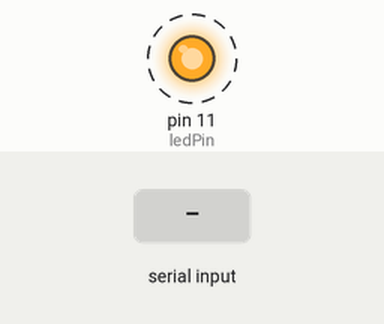
Bench run of a sketch on a simulated Arduino Uno, built with avr-gcc and run on an emulated ATmega328P. On the bench: output pins drawn as LEDs (lit = HIGH). Dashed ring = blinking. The test bench sets the inputs (shaded band). What the sketch prints to the serial monitor is not drawn.

Above: at 1.2 s.
1.3 s: "1\n" received over Serial
Timing chart, 0 to 10.3 s (numbered marks = the images above; inputs shaded):
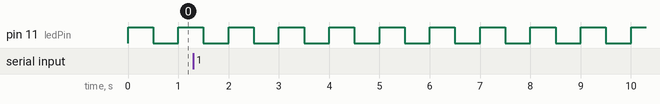

The sketch:

serial_test.ino
```cpp
// (licence header left out)
// Sample Arduino sketch for use with usb-serial-for-android.
// Prints an ever-increasing counter, and writes back anything
// it receives.

const int ledPin = 11;
static int counter = 0;
void setup() {
  Serial.begin(115200);
  pinMode(ledPin, OUTPUT);
  digitalWrite(ledPin, LOW);
}

void loop() {
  Serial.print("Tick #");
  Serial.print(counter++, DEC);
  Serial.print("\n");

  if (Serial.peek() != -1) {
    Serial.print("Read: ");
    do {
      Serial.print((char) Serial.read());
    } while (Serial.peek() != -1);
    Serial.print("\n");
  }
  digitalWrite(ledPin, HIGH);
  delay(500);
  digitalWrite(ledPin, LOW);
  delay(500);
}
```

Measured:
- by itself, pin 11 (ledPin): alternates HIGH for 0.50 s and LOW for 0.50 s
